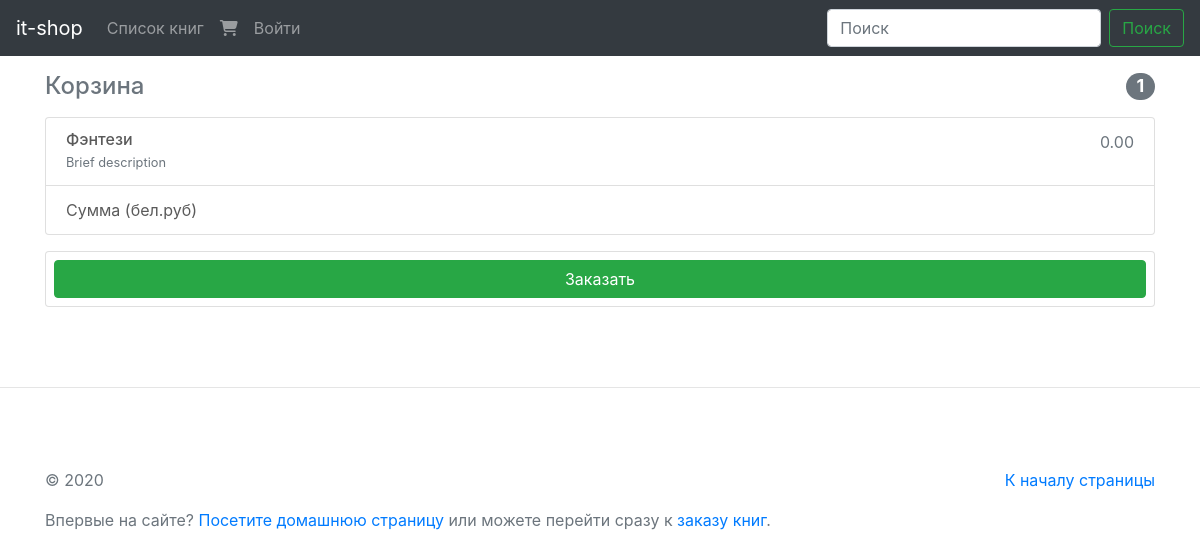
/cart/list/, run on an earlier commit of the app's database.
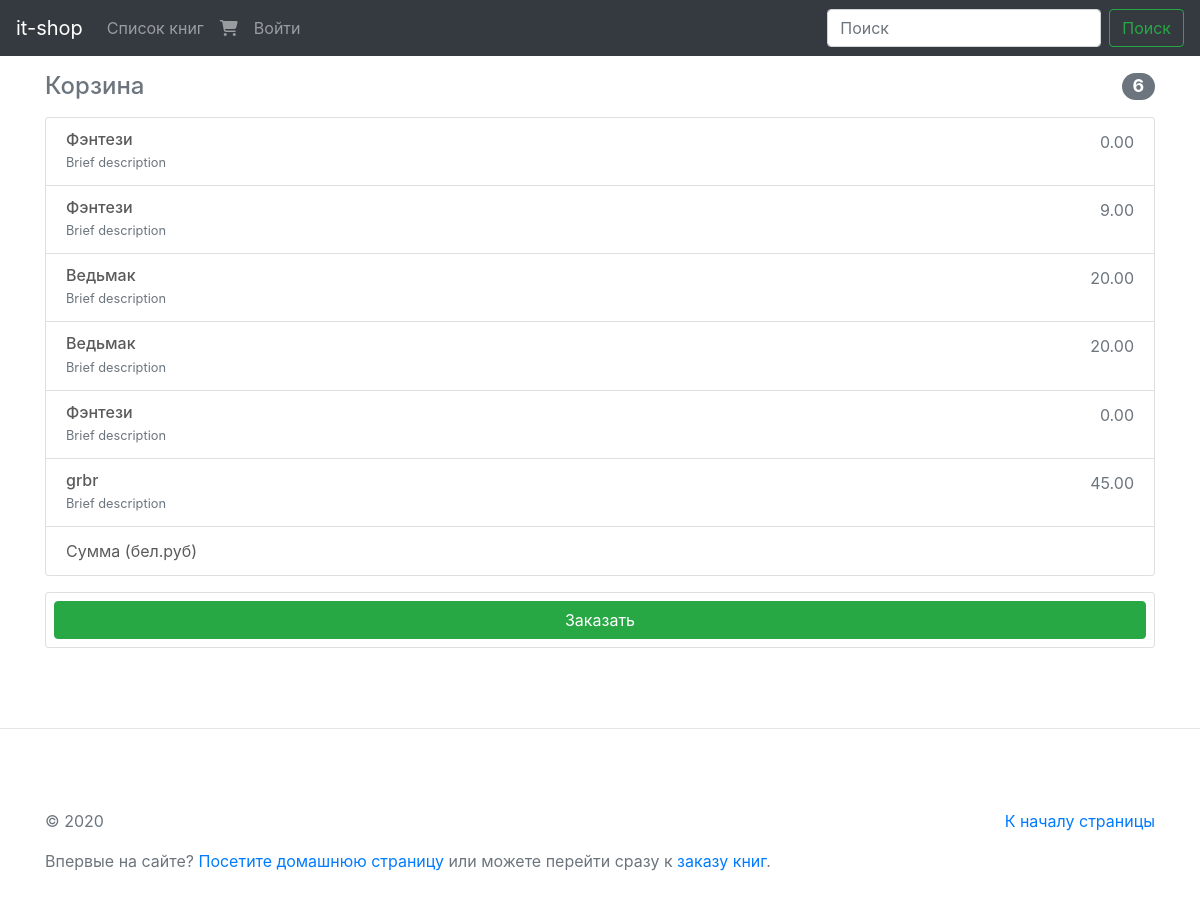
And on a later commit of the database.
### cart/models.py (models this page shows, shortened)
class BooktoCart(models.Model):
    cart = models.ForeignKey(
        Cart,
        related_name='books',
        on_delete=models.CASCADE,
    )
    book = models.ForeignKey(
        Book,
        on_delete=models.PROTECT,
        related_name='book_in_cart',
    )
    quantity = models.PositiveSmallIntegerField(
        verbose_name='Количество',
        default=1,
    )
    price = models.DecimalField(
        verbose_name='Цена',
        max_digits=6,
        decimal_places=2,
        default=Decimal('0.00')
    )
    created = models.DateTimeField(
        verbose_name='Создано',
        auto_now=False, # автом ставить тек время
        auto_now_add=True, # автом ставить время добавления
    )
    updated = models.DateTimeField(
        verbose_name='Изменено',
        auto_now=True, # автом ставить тек время
        auto_now_add=False # автом ставить время добавления
    )
    class Meta:
        ordering = ['cart']
        unique_together = [('cart','book'),]

### bookapp/models.py (models this page shows)
class Book(models.Model):
    name = models.CharField(
        verbose_name='Название книги',
        max_length= 200,
        unique=True,
    )
    photo = models.ImageField(
        verbose_name='Изображение',
        upload_to='books',
        height_field=None,
        width_field=None,
    )
    price = models.DecimalField(
        verbose_name='Цена',
        max_digits=6,
        decimal_places=2,
        default=Decimal('0.00')
       )
    author = models.ManyToManyField(
        Author,
        verbose_name='Автор',
    )
    series = models.ForeignKey(
        Series,
        on_delete=models.PROTECT,
        verbose_name='Серия',
        null=True,
        blank=True,
    )
    genre = models.ManyToManyField(
        Genre,
        verbose_name='Жанр книги',
    )
    year = models.PositiveSmallIntegerField(
        verbose_name='Год издания',
        null=True,
        blank=True,
        help_text='ГГГГ'
    )
    pages = models.PositiveSmallIntegerField(
        verbose_name='Кол-во страниц',
        null=True,
        blank=True,
    )
    bookbinding = models.CharField(
        verbose_name='Переплет',
        max_length= 100,
        null=True,
        blank=True,
    )
    book_format = models.CharField(
        verbose_name='Формат',
        max_length= 300,
        null=True,
        blank=True,
    )
    isbn = models.SlugField(
        verbose_name='ISBN',
        max_length= 100,
        null=True,
        blank=True,
    )
    weight = models.PositiveSmallIntegerField(
        verbose_name='Вес (гр)',
        null=True,
        blank=True,
        help_text='Указывается в граммах'
    )
    description = models.TextField(
        verbose_name='Описание книги',
        null=True, # БД позволяет хранить поле пустым
        blank=True, # сигнал Djange, что поле мб пустым
        help_text='Поле может быть пустым'
    )
    short_description = models.TextField(
        verbose_name='Аннотация',
        help_text='Поле может быть пустым'
    )
    age_limit = models.CharField(
        verbose_name='Возрастные ограничения',
        max_length= 100,
        default='0+'
    )
    publisher = models.ForeignKey(
        Publisher,
        on_delete=models.PROTECT,
        verbose_name='Издательство',
        null=True,
        blank=True,
    )
    quantity = models.PositiveSmallIntegerField(
        verbose_name='В наличии',
    )
    active = models.BooleanField(
        max_length=2,
        choices=((True, 'Да'),(False, 'Нет')),
        default=False
    )
    rating = models.PositiveSmallIntegerField(
        verbose_name='Рейтинг',
        help_text='от 0 до 10'
    )
    created = models.DateTimeField(
        verbose_name='Создано',
        auto_now=False, # автом ставить тек время
        auto_now_add=True, # автом ставить время добавления
    )
    updated = models.DateTimeField(
        verbose_name='Изменено',
        auto_now=True, # автом ставить тек время
        auto_now_add=False # автом ставить время добавления
    )
    class Meta:
        permissions=[('view_active_book', 'Can view active books'),
                     ('view_admin_db', 'Can view admin db'),
        ]
        verbose_name = 'Книга'
        verbose_name_plural = 'Книги'
    def __str__(self):
        return f'{self.name}'

### cart/views.py (the view, shortened to what this page needs)
# urls.py: path('list/', ListCart.as_view(), name='list'),
class ListCart(ListView):
    model = BooktoCart
    form_class = CartForm
    template_name = 'cart/list_cart.html'
    """def get_object(self):
        cart_pk = self.request.session['cart_pk']
        user = self.request.user
        obj, created = BooktoCart.objects.get(
            pk = cart_pk,
            user = user,
            defaults = {}
        )
        return obj"""

### appinfo/models.py (called while the page is built)
    def __str__(self):
        return f'{self.name}'

### proj/templatetags/app_tags.py (called while the page is built)
@register.simple_tag
def print_app_name():
    info = AppInfo.objects.get(pk=1)
    return info

### cart/templates/cart/list_cart.html (shortened to what this page needs)
{% extends 'base.html' %}
{% block body %}
    {% include "top_menu_main_book.html" %}
    <div class="container marketing">
        <br>
        <h4 class="d-flex justify-content-between align-items-center mb-3">
            <span class="text-muted">Корзина</span>
            <span class="badge badge-secondary badge-pill">{{ object_list|length }}</span>
        </h4>
        <ul class="list-group mb-3">
        {% for obj in object_list %}
            <li class="list-group-item d-flex justify-content-between lh-condensed">
                <div>
                    <h6 class="my-0">{{ obj.book }}</h6>
                    <small class="text-muted">Brief description</small>
                </div>
                <span class="text-muted">{{ obj.price }}</span>
            </li>
        {% endfor %}
            <li class="list-group-item d-flex justify-content-between">
                <span>Сумма (бел.руб)</span>
            </li>
        </ul>
        <form class="card p-2">
            <button type="submit" class="btn btn-success">Заказать</button>
        </form>
    </div>
{% endblock body %}

What changed in the data, as far as the page shows it:
added BooktoCart: book "Фэнтези", price "9.00"
added BooktoCart: book "Ведьмак", price "20.00"
added BooktoCart: book "Ведьмак", price "20.00"
added BooktoCart: book "Фэнтези", price "0.00"
added BooktoCart: book "grbr", price "45.00"
Also different on the page:
{{ object_list|length }}: "1" → "6"
